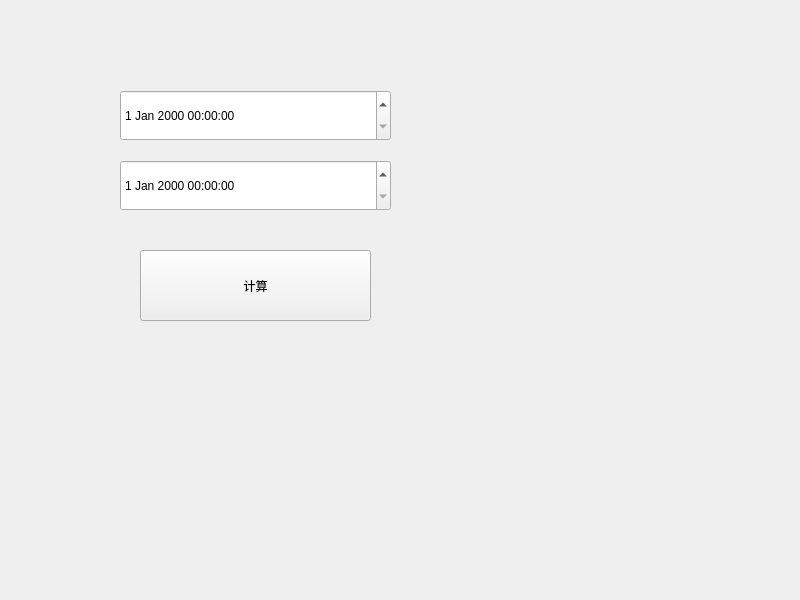
<?xml version="1.0" encoding="UTF-8"?>
<ui version="4.0">
 <class>Widget</class>
 <widget class="QWidget" name="Widget">
  <property name="geometry">
   <rect>
    <x>0</x>
    <y>0</y>
    <width>800</width>
    <height>600</height>
   </rect>
  </property>
  <property name="windowTitle">
   <string>Widget</string>
  </property>
  <widget class="QDateTimeEdit" name="dateTimeEdit">
   <property name="geometry">
    <rect>
     <x>120</x>
     <y>90</y>
     <width>271</width>
     <height>51</height>
    </rect>
   </property>
  </widget>
  <widget class="QDateTimeEdit" name="dateTimeEdit_2">
   <property name="geometry">
    <rect>
     <x>120</x>
     <y>160</y>
     <width>271</width>
     <height>51</height>
    </rect>
   </property>
  </widget>
  <widget class="QPushButton" name="pushButton">
   <property name="geometry">
    <rect>
     <x>140</x>
     <y>250</y>
     <width>231</width>
     <height>71</height>
    </rect>
   </property>
   <property name="text">
    <string>计算</string>
   </property>
  </widget>
  <widget class="QLabel" name="label">
   <property name="geometry">
    <rect>
     <x>90</x>
     <y>0</y>
     <width>551</width>
     <height>71</height>
    </rect>
   </property>
   <property name="text">
    <string/>
   </property>
  </widget>
 </widget>
 <resources/>
 <connections/>
</ui>
